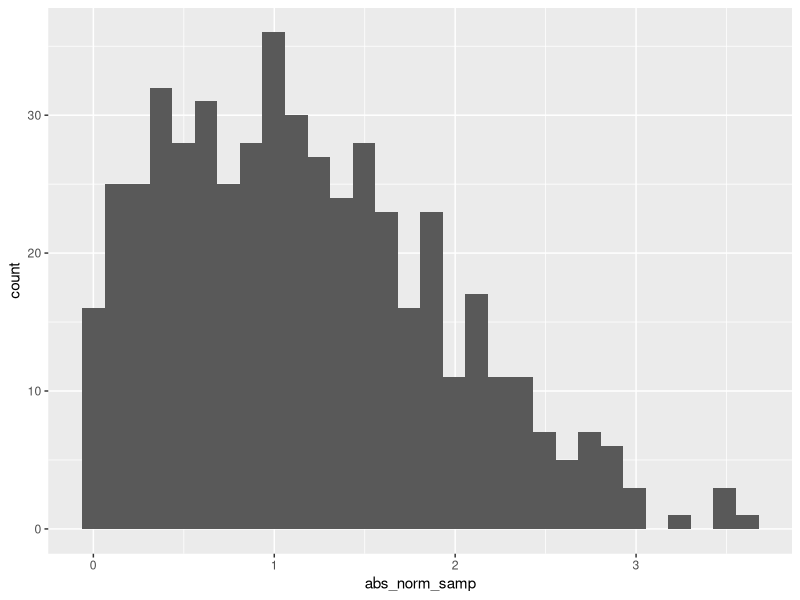

Source code (R): (Note: this script raises an error after producing the figure.)
## ---- chunk 1
library(tidyverse)
## ---- chunk 2
samp = rnorm(100)
length(samp)
## ---- chunk 3
library(tidyverse)

la_df = tibble(
  norm_samp = rnorm(500, mean = 1),
  norm_samp_pos = norm_samp > 0,
  abs_norm_samp = abs(norm_samp)
)

ggplot(la_df, aes(x = abs_norm_samp)) + geom_histogram()

median_samp = median(pull(la_df, norm_samp))
## ---- chunk 4
la_df = 
  tibble(
    norm_samp = rnorm(n = 500, mean = 1),
    samp_g0 = norm_samp > 0,
    obs_v_samp = abs(norm_samp)
  )

  ggplot(la_df, aes(x = abs_norm_samp)) + 
    geom_histogram()
